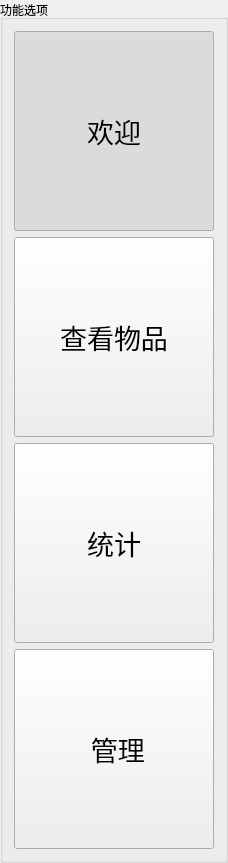
       <widget class="QGroupBox" name="groupBox">
        <property name="title">
         <string>功能选项</string>
        </property>
        <layout class="QVBoxLayout" name="verticalLayout">
         <item>
          <widget class="QPushButton" name="btn_welcom">
           <property name="minimumSize">
            <size>
             <width>200</width>
             <height>200</height>
            </size>
           </property>
           <property name="font">
            <font>
             <pointsize>20</pointsize>
            </font>
           </property>
           <property name="text">
            <string>欢迎</string>
           </property>
           <property name="checkable">
            <bool>true</bool>
           </property>
           <property name="checked">
            <bool>true</bool>
           </property>
           <property name="autoExclusive">
            <bool>true</bool>
           </property>
          </widget>
         </item>
         <item>
          <widget class="QPushButton" name="btn_show">
           <property name="minimumSize">
            <size>
             <width>200</width>
             <height>200</height>
            </size>
           </property>
           <property name="font">
            <font>
             <pointsize>20</pointsize>
            </font>
           </property>
           <property name="text">
            <string>查看物品</string>
           </property>
           <property name="checkable">
            <bool>true</bool>
           </property>
           <property name="checked">
            <bool>false</bool>
           </property>
           <property name="autoExclusive">
            <bool>true</bool>
           </property>
          </widget>
         </item>
         <item>
          <widget class="QPushButton" name="btn_statistics">
           <property name="minimumSize">
            <size>
             <width>200</width>
             <height>200</height>
            </size>
           </property>
           <property name="font">
            <font>
             <pointsize>20</pointsize>
            </font>
           </property>
           <property name="text">
            <string>统计</string>
           </property>
           <property name="checkable">
            <bool>true</bool>
           </property>
           <property name="checked">
            <bool>false</bool>
           </property>
           <property name="autoExclusive">
            <bool>true</bool>
           </property>
          </widget>
         </item>
         <item>
          <widget class="QPushButton" name="btn_add">
           <property name="minimumSize">
            <size>
             <width>200</width>
             <height>200</height>
            </size>
           </property>
           <property name="font">
            <font>
             <pointsize>20</pointsize>
            </font>
           </property>
           <property name="text">
            <string> 管理</string>
           </property>
           <property name="checkable">
            <bool>true</bool>
           </property>
           <property name="checked">
            <bool>false</bool>
           </property>
           <property name="autoExclusive">
            <bool>true</bool>
           </property>
          </widget>
         </item>
        </layout>
       </widget>
